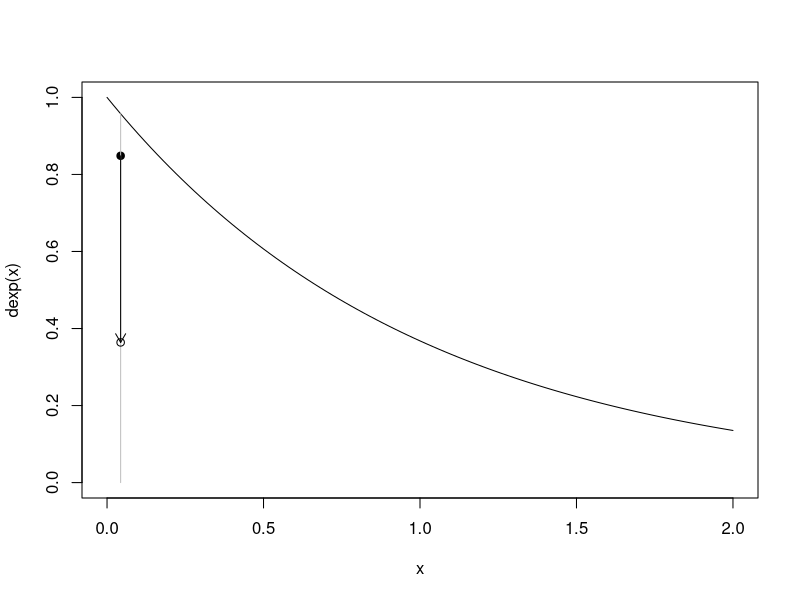

The R source for this figure: (Note: this script raises an error after producing the figure.)
## ---- chunk 1
# Slice sampler
slice = function(n,init_x,target,A) {
  u = x = rep(NA,n)
  x[1] = init_x
  u[1] = runif(1,0,target(x[1])) # This never actually gets used

  for (i in 2:n) {
    u[i] = runif(1,0,target(x[i-1]))
    endpoints = A(u[i],x[i-1]) # The second argument is used in the second example
    x[i] = runif(1, endpoints[1],endpoints[2])
  }
  return(list(x=x,u=u))
}
## ---- chunk 2
# Exponential example
set.seed(6)
res = slice(10, 0.1, dexp, function(u,x=NA) c(0,-log(u)))
x = res$x
u = res$u
## ---- chunk 3
i = 2
curve(dexp,0,2,ylim=c(0,1))
points(x[i],u[i],pch=19)
segments(x[i], 0, x[i], dexp(x[i]), col="gray")
arrows(x[i], u[i], x[i], u[i+1], length=0.1)
points(x[i],u[i+1])
segments(A(u[i+1])[1],u[i+1],A(u[i+1])[2],u[i+1],col="gray")
arrows(x[i], u[i+1], x[i+1], u[i+1], length=0.1)
points(x[i+1],u[i+1],pch=19)
# This code was used step-by-step in class.
## ---- chunk 4
# Nine steps
curve(dexp,0,3,ylim=c(0,1))
for (i in 1:9) {
  points(x[i],u[i],pch=19, cex=0.5)
  segments(x[i], u[i], x[i], u[i+1], col="gray")
  segments(x[i], u[i+1], x[i+1], u[i+1], col="gray")
}
points(x[i+1],u[i+1],pch=19, cex=0.5)
## ---- chunk 5
hist(slice(1e4, 0.1, dexp, function(u) c(0,-log(u)))$x, 
     freq=F, 100)
curve(dexp, add=TRUE)
## ---- chunk 6
A = function(u,xx) {
  c(uniroot(function(x) dnorm(x)-u, c(-10^10,xx))$root, 
    uniroot(function(x) dnorm(x)-u, c(xx, 10^10))$root)
}
## ---- chunk 7
set.seed(6)
res = slice(10, 0.1, dnorm, A)
x = res$x
u = res$u
## ---- chunk 8
# One step
i = 4
curve(dnorm,-3,3,ylim=c(0,0.5))
points(x[i],u[i],pch=19)
segments(x[i], 0, x[i], dnorm(x[i]), col="gray")
arrows(x[i], u[i], x[i], u[i+1], length=0.1)
points(x[i],u[i+1])
segments(A(u[i+1])[1],u[i+1],A(u[i+1])[2],u[i+1],col="gray")
arrows(x[i], u[i+1], x[i+1], u[i+1], length=0.1)
points(x[i+1],u[i+1],pch=19)
## ---- chunk 9
# Nine steps
curve(dnorm,-3,3,ylim=c(0,0.5))
for (i in 1:9) {
  points(x[i],u[i],pch=19, cex=0.5)
  segments(x[i], u[i], x[i], u[i+1], col="gray")
  segments(x[i], u[i+1], x[i+1], u[i+1], col="gray")
}
points(x[i+1],u[i+1],pch=19, cex=0.5)
## ---- chunk 10
hist(slice(1e4, 0.1, dnorm, A)$x, freq=F, 100)
curve(dnorm, add=TRUE)
## ---- chunk 11
####
# Standard normal with unnormalized density
set.seed(6)
target = function(x) exp(-x^2/2) # The normalizing factor is 1/sqrt(2pi)
A = function(u) {
  x = sqrt(-2*log(u))
  return(c(-x,x))
}

hist(slice(1e4, 0.1, target, A)$x, freq=F, 100)
curve(dnorm, add=TRUE)
## ---- chunk 12
# Slice sampler that learns endpoints
slice2 = function(n,init_x,like,qprior) {
  u = x = rep(NA,n)
  x[1] = init_x
  u[1] = runif(1,0, like(x[1]))

  for (i in 2:n) {
    u[i] = runif(1,0, like(x[i-1]))
    success = FALSE
    endpoints = 0:1
    while (!success) {
      up = runif(1, endpoints[1], endpoints[2])
      x[i] = qprior(up)
      if (u[i]<like(x[i])) {
        success=TRUE
      } else
      {
        # Updated endpoints when proposed value is rejected
        if (x[i]>x[i-1]) endpoints[2] = up
        if (x[i]<x[i-1]) endpoints[1] = up
      }
    }
    
  }
  return(list(x=x,u=u))
}
## ---- chunk 13
res = slice2(1e4, 0.1, function(x) dnorm(x,1), qnorm)

hist(res$x,freq=F,100)
curve(dnorm(x,0.5,sqrt(1/2)), add=TRUE)
